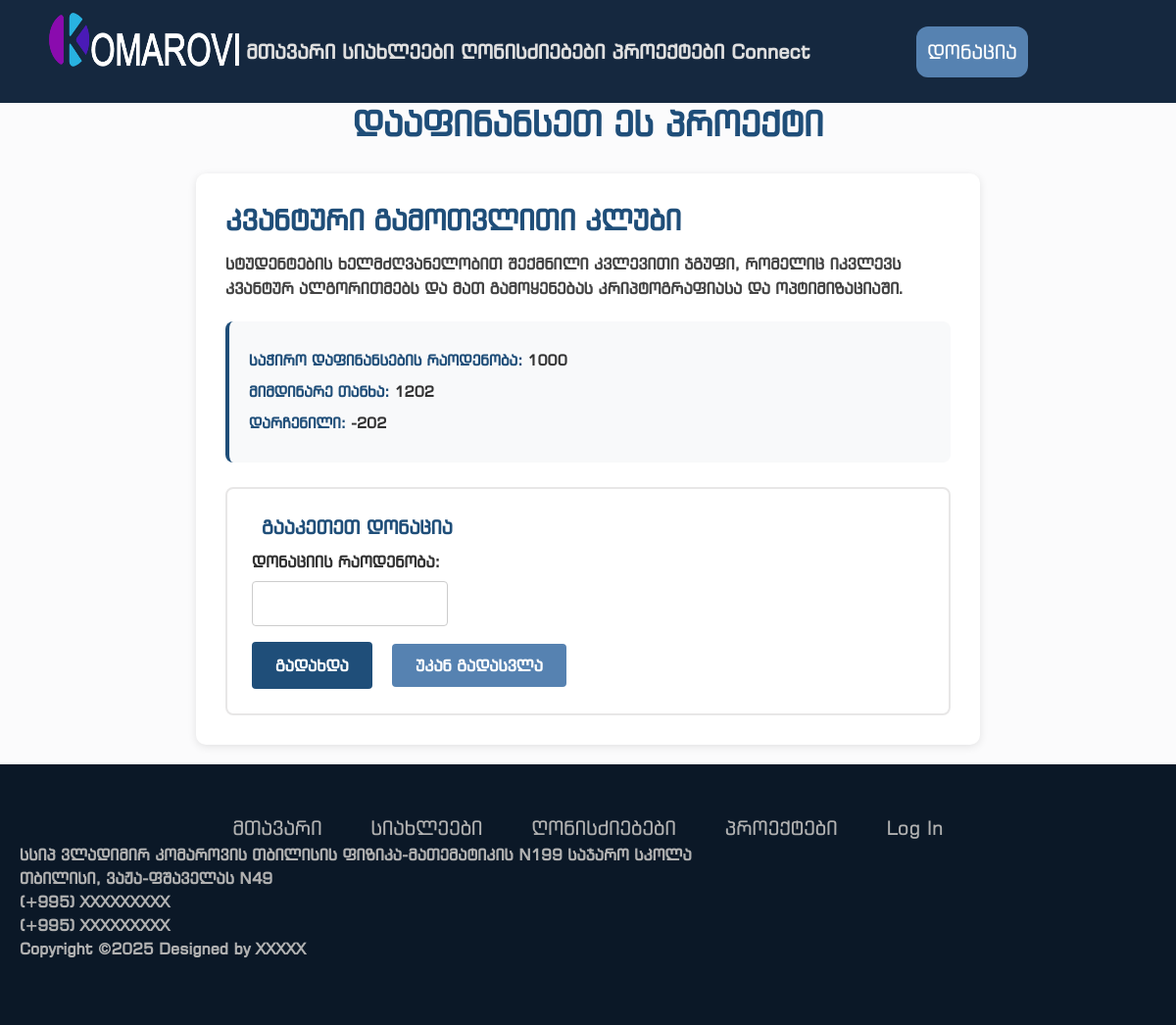
The app's page /donate/3 with its own data.
### models.py (models this page shows, shortened)
class Projects(db.Model):
    id = db.Column(db.Integer, primary_key=True)
    title = db.Column(db.String(500), nullable=False)
    description = db.Column(db.Text)
    funding_goal = db.Column(db.Integer, nullable=False, default=0)
    current_amount = db.Column(db.Integer, nullable=False, default=0)
    image = db.Column(db.String(200))
    date_added = db.Column(db.DateTime, default=datetime.utcnow)

### routes.py (the view, shortened to what this page needs)
@app.route("/donate/<int:id>", methods=['GET', 'POST'])
def donate(id):
    project = Projects.query.get_or_404(id)
    return render_template('donations.html', project=project)

### templates/donations.html
{% extends "base.html" %} {% block head %}
<link
  rel="stylesheet"
  href="{{ url_for('static', filename='css/donations.css') }}"
/>
{% endblock %} {% block content %}
<h1>დააფინანსეთ ეს პროექტი</h1>
<div class="project">
  <h2>{{project.title}}</h2>
  <p>{{project.description}}</p>
  <div class="funding-info">
    <p><strong>საჭირო დაფინანსების რაოდენობა:</strong> {{project.funding_goal}}</p>
    <p><strong>მიმდინარე თანხა:</strong> {{project.current_amount}}</p>
    <p><strong>დარჩენილი:</strong> {{project.funding_goal - project.current_amount}}</p>
  </div>
  <form method="POST" action="">
    <fieldset>
      <legend>გააკეთეთ დონაცია</legend>
      <div>
        <label for="amount">დონაციის რაოდენობა:</label>
        <input type="number" id="amount" name="amount" min="1" required>
      </div>
      <div style="margin-top: 1rem;">
        <button type="submit">გადახდა</button>
        <a href="{{url_for('project', id=project.id)}}">უკან გადასვლა</a>
      </div>
    </fieldset>
  </form>
</div>
{% endblock content%}

### static/css/main.css (style rules this page uses)
html, body { margin: 0; height: 100%; padding: 0; display: flex; flex-direction: column; overflow-x: hidden; background-color: rgb(251, 251, 252); font-family: "AlkSanet", "BpgExsqMtavruli", "BpgIngiriArial", Arial, Helvetica, sans-serif; }
button { font-family: "AlkSanet", "BpgExsqMtavruli", "BpgIngiriArial", Arial, Helvetica, sans-serif; }

### static/css/footer.css (style rules this page uses)
span, p { color: rgb(177, 177, 177); font-weight: bold; }
a { text-decoration: none; }

### static/css/donations.css (style rules this page uses)
.project { background-color: #ffffff; border-radius: 10px; padding: 30px; margin: 20px auto; max-width: 800px; box-shadow: 0 2px 8px rgba(0, 0, 0, 0.1); }
.project h2 { color: #1f4e79; font-size: 1.8rem; font-weight: bold; margin-bottom: 15px; }
.project p { color: #444; line-height: 1.6; margin-bottom: 20px; font-size: 16px; }
.funding-info { background-color: #f8f9fa; padding: 20px; border-radius: 8px; margin-bottom: 25px; border-left: 4px solid #1f4e79; }
.funding-info p { margin: 8px 0; color: #333; font-size: 15px; }
.funding-info strong { color: #1f4e79; font-weight: 600; }
form fieldset { border: 2px solid #e8e7e7; border-radius: 8px; padding: 25px; margin: 0; }
form legend { color: #1f4e79; font-weight: bold; font-size: 1.2rem; padding: 0 10px; }
form label { display: block; color: #333; font-weight: 600; margin-bottom: 8px; }
form input[type="number"] { width: 100%; max-width: 200px; padding: 10px 12px; border: 1px solid #ccc; border-radius: 4px; font-size: 16px; box-sizing: border-box; }
form button[type="submit"] { background-color: #1f4e79; color: white; border: none; padding: 12px 24px; border-radius: 4px; font-size: 16px; font-weight: 600; cursor: pointer; margin-right: 15px; transition: background-color 0.3s; }
form a { background-color: #5682b1; color: white; padding: 12px 24px; border-radius: 4px; text-decoration: none; font-size: 16px; font-weight: 600; transition: background-color 0.3s; }
h1 { text-align: center; color: #1f4e79; font-size: 2.2rem; margin-bottom: 30px; font-weight: bold; }

### records on screen
Projects: title "კვანტური გამოთვლითი კლუბი", description "სტუდენტების ხელმძღვანელობით შექმნილი კვლევითი ჯგუფი, რომელიც იკვლევს კვანტურ ალგორითმებს და მათ გამოყენებას კრიპტოგრაფიასა და ოპტიმიზაციაში.", funding_goal "1000", current_amount "1202", project.funding_goal-project.current_amount "-202"
